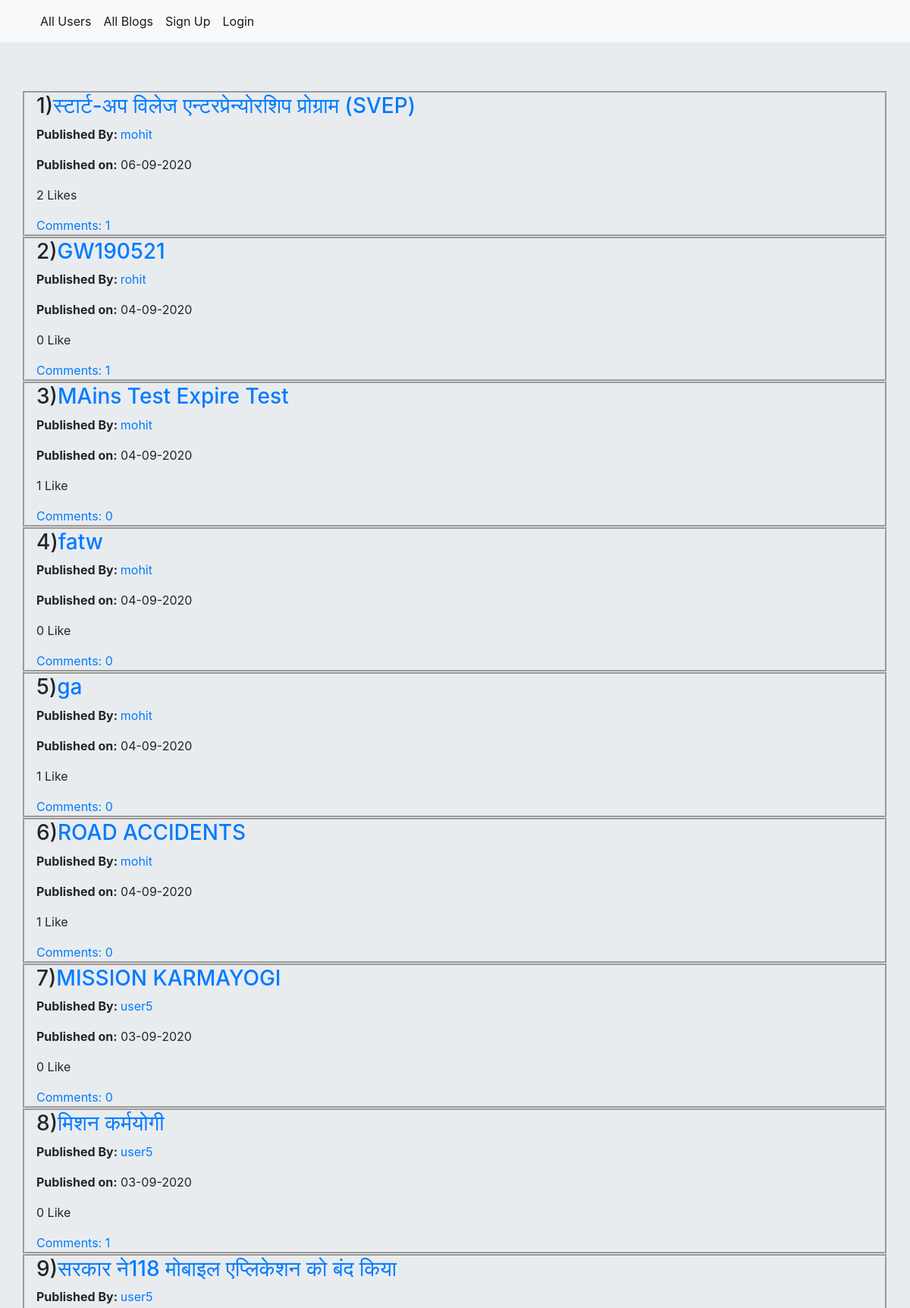
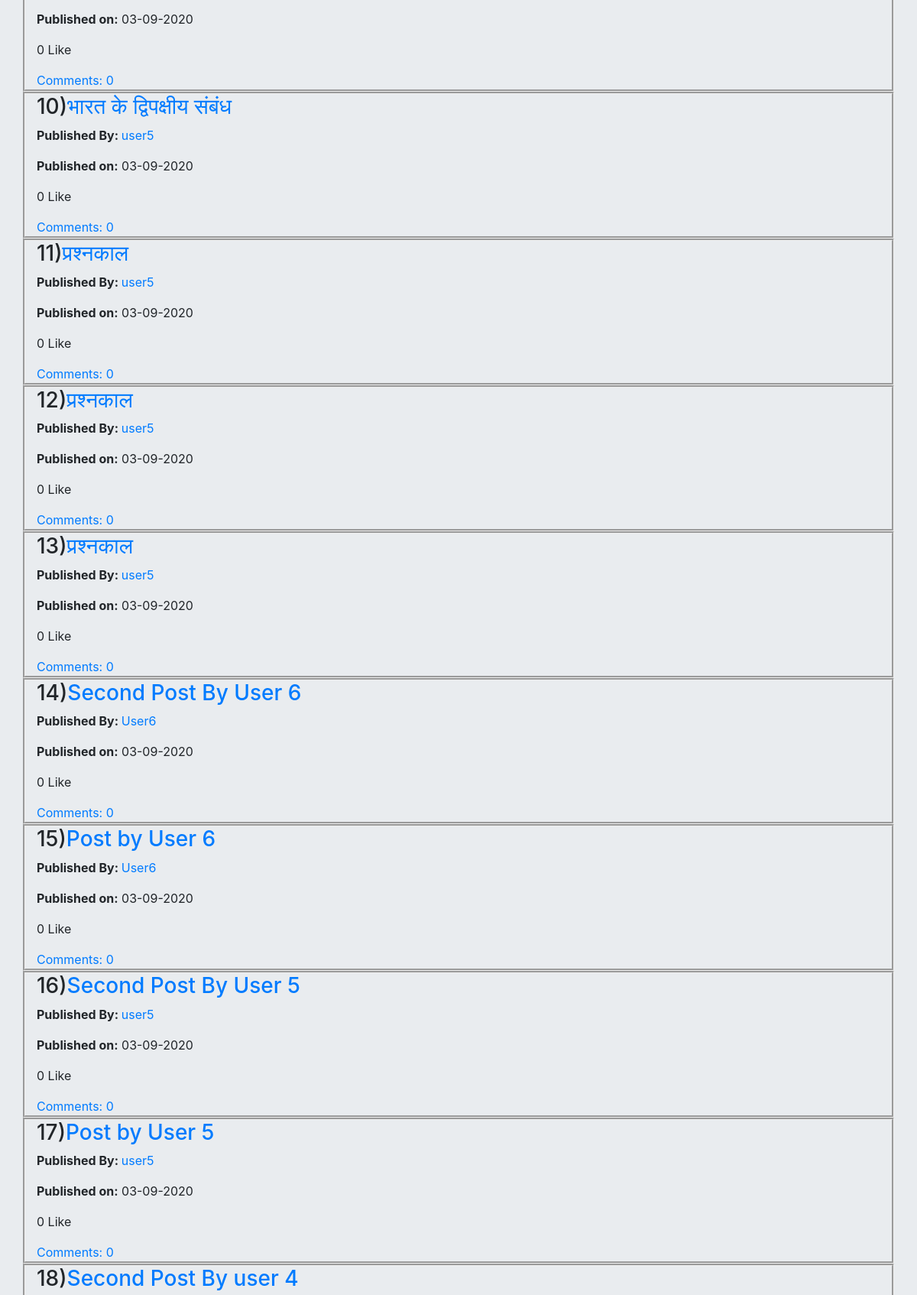
The page / (upper part) on the database its author committed (2 pictures, top to bottom).
### blog/models.py (models this page shows, shortened)
class Post(models.Model):
    post_banner = models.ImageField(upload_to='images/')
    author = models.ForeignKey(CustomUser,related_name='posts',on_delete=models.CASCADE)
    title = models.CharField(max_length=250)
    text = models.TextField()
    date_created = models.DateTimeField(default=timezone.now)
    liked_by = models.ManyToManyField('CustomUser',related_name='liked_by',blank=True)
    class Meta:
        ordering = ['-date_created']

class CustomUser(AbstractUser):
    blocked = models.ManyToManyField('CustomUser',related_name='blocked_users',blank=True)
    liked_posts = models.ManyToManyField('Post',related_name='liked_posts',blank=True)
    def __str__(self):
        return self.username

### blog/views.py (the view)
# urls.py: path('',views.PostListView.as_view(),name='post_list'),
class PostListView(ListView):
    model = Post
    template_name = 'blog/post_list.html'
    def get_queryset(self):
        if self.request.user.is_authenticated:
            current_user = CustomUser.objects.get(username=self.request.user)
            blocked_users = current_user.blocked.all().values_list('id')
            blocked_by = [user for user in CustomUser.objects.all() if current_user in user.blocked.all()]
            return Post.objects.filter(~Q(author__in=blocked_users)).filter(~Q(author__in=blocked_by))
        else:
            return Post.objects.all()

### blog/templates/blog/post_list.html
{% extends 'blog/base.html' %}
{% block content %}
<div class="jumbotron jumbotron-fluid">
    {% for post in post_list%}
    <div class="container"  style="border-style:groove">
        <h3>{{ forloop.counter }})<a href="{% url 'blog:post_detail' pk=post.pk %}">{{ post.title|safe }}</a></h3>
        <div >
            <div>
            <p class="text-justify"><strong>Published By: </strong><a href="{% url 'blog:user_details' post.author.id %}">{{ post.author }}</a></p>
            <p class="text-justify"><strong>Published on:</strong> {{ post.date_created|date:"d-m-Y" }}</p>
                </div>
            </div>
        {% if post.liked_by.count <= 1 %}
    <p>{{post.liked_by.count}} Like</p>
    {% else %}
    <p>{{post.liked_by.count}} Likes</p>
    {% endif %}
        <a href="{% url 'blog:post_detail' pk=post.pk %}">Comments: {{ post.post_comments.count }}</a>
    </div>
    {% endfor %}
</div>
{% endblock %}

### rows shown on the page
Post: title "स्टार्ट-अप विलेज एन्टरप्रेन्योरशिप प्रोग्राम (SVEP)", author "mohit", date_created "06-09-2020", liked_by.count "2", post_comments.count "1"
Post: title "GW190521", author "rohit", date_created "04-09-2020", liked_by.count "0", post_comments.count "1"
Post: title "MAins Test Expire Test", author "mohit", date_created "04-09-2020", liked_by.count "1", post_comments.count "0"
Post: title "fatw", author "mohit", date_created "04-09-2020", liked_by.count "0", post_comments.count "0"
Post: title "ga", author "mohit", date_created "04-09-2020", liked_by.count "1", post_comments.count "0"
Post: title "ROAD ACCIDENTS", author "mohit", date_created "04-09-2020", liked_by.count "1", post_comments.count "0"
Post: title "MISSION KARMAYOGI", author "user5", date_created "03-09-2020", liked_by.count "0", post_comments.count "0"
Post: title "मिशन कर्मयोगी", author "user5", date_created "03-09-2020", liked_by.count "0", post_comments.count "1"
Post: title "सरकार ने118 मोबाइल एप्लिकेशन को बंद किया", author "user5", date_created "03-09-2020", liked_by.count "0", post_comments.count "0"
Post: title "भारत के द्विपक्षीय संबंध", author "user5", date_created "03-09-2020", liked_by.count "0", post_comments.count "0"
Post: title "प्रश्नकाल", author "user5", date_created "03-09-2020", liked_by.count "0", post_comments.count "0"
Post: title "प्रश्नकाल", author "user5", date_created "03-09-2020", liked_by.count "0", post_comments.count "0"
Post: title "प्रश्नकाल", author "user5", date_created "03-09-2020", liked_by.count "0", post_comments.count "0"
Post: title "Second Post By User 6", author "User6", date_created "03-09-2020", liked_by.count "0", post_comments.count "0"
Post: title "Post by User 6", author "User6", date_created "03-09-2020", liked_by.count "0", post_comments.count "0"
Post: title "Second Post By User 5", author "user5", date_created "03-09-2020", liked_by.count "0", post_comments.count "0"
Post: title "Post by User 5", author "user5", date_created "03-09-2020", liked_by.count "0", post_comments.count "0"
Post: title "Second Post By user 4"
